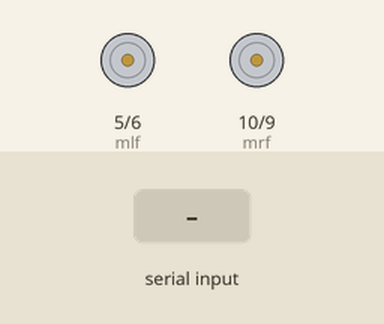
Recording of a sketch running on a simulated Arduino Uno, built with avr-gcc and run on an emulated ATmega328P. On the bench: motor-driver pin pairs drawn as motors (green arrow = first pin HIGH = forward, orange = second pin HIGH = backward, longer = more drive). The inputs (shaded band) are chosen by the test bench.

Above: at 1.2 s.
1.3 s: "f" received over Serial
At 2.1 s:
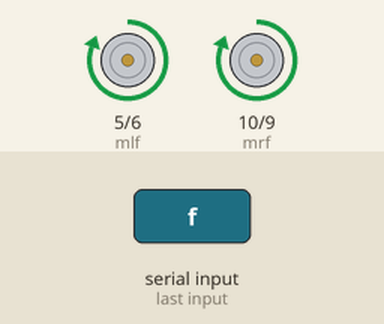
2.8 s: "l" received over Serial
At 3.2 s:
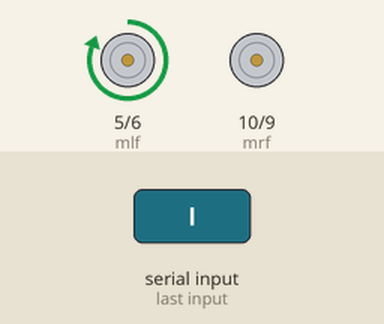
4.3 s: "r" received over Serial
At 5.5 s:
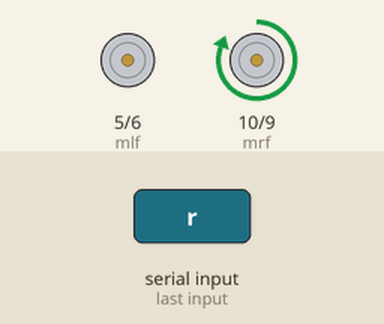
5.8 s: "b" received over Serial
At 6.7 s:
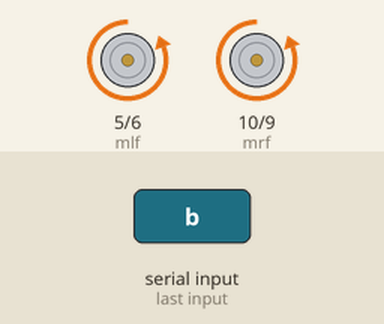
7.3 s: "s" received over Serial
At 7.8 s:
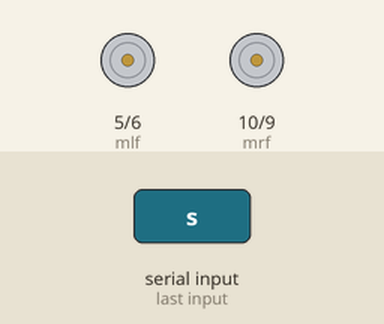
Timing chart, 0 to 9.8 s (numbered marks = the images above; inputs shaded):
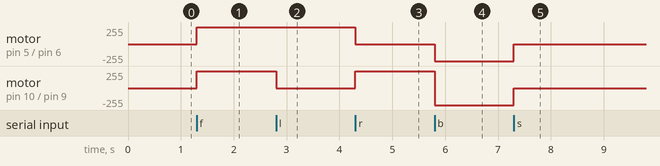

The sketch:

carro-bluetooth.ino
```cpp
#define mlb 6  // motor esquerda para trás
#define mlf 5  // motor esquerda para frente
#define mrb 9  // motor direita para trás
#define mrf 10 // motor direita para frente
char in_byte;
void setup() {
  Serial.begin(9600);
  pinMode(mlb, OUTPUT);
  pinMode(mlf, OUTPUT);
  pinMode(mrb, OUTPUT);
  pinMode(mrf, OUTPUT);
}

void loop() {
  in_byte = Serial.read();
  if (in_byte == 'f'){
    digitalWrite(mlb, LOW);
    digitalWrite(mlf, HIGH);
    digitalWrite(mrb, LOW);
    digitalWrite(mrf, HIGH);
  }
  if (in_byte == 'l'){
    digitalWrite(mlb, LOW);
    digitalWrite(mlf, HIGH);
    digitalWrite(mrb, LOW);
    digitalWrite(mrf, LOW);
  }
  if (in_byte == 'r'){
    digitalWrite(mlb, LOW);
    digitalWrite(mlf, LOW);
    digitalWrite(mrb, LOW);
    digitalWrite(mrf, HIGH);
  }
  if (in_byte == 'b'){
    digitalWrite(mlb, HIGH);
    digitalWrite(mlf, LOW);
    digitalWrite(mrb, HIGH);
    digitalWrite(mrf, LOW);
  }
  if (in_byte == 's'){
    digitalWrite(mlb, LOW);
    digitalWrite(mlf, LOW);
    digitalWrite(mrb, LOW);
    digitalWrite(mrf, LOW);
  }
 }
```

Measured:
- after the input at 1.3 s, motor on pin 5 (mlf) / pin 6 (mlb), motor on pin 10 (mrf) / pin 9 (mrb): stopped → forward 255/255 at once
- after the input at 2.8 s, motor on pin 10 (mrf) / pin 9 (mrb): forward 255/255 → stopped at once
- after the input at 4.3 s, motor on pin 5 (mlf) / pin 6 (mlb): forward 255/255 → stopped at once; motor on pin 10 (mrf) / pin 9 (mrb): stopped → forward 255/255 at once
- after the input at 5.8 s, motor on pin 5 (mlf) / pin 6 (mlb): stopped → backward 255/255 at once; motor on pin 10 (mrf) / pin 9 (mrb): forward 255/255 → backward 255/255 at once
- after the input at 7.3 s, motor on pin 5 (mlf) / pin 6 (mlb), motor on pin 10 (mrf) / pin 9 (mrb): backward 255/255 → stopped at once
